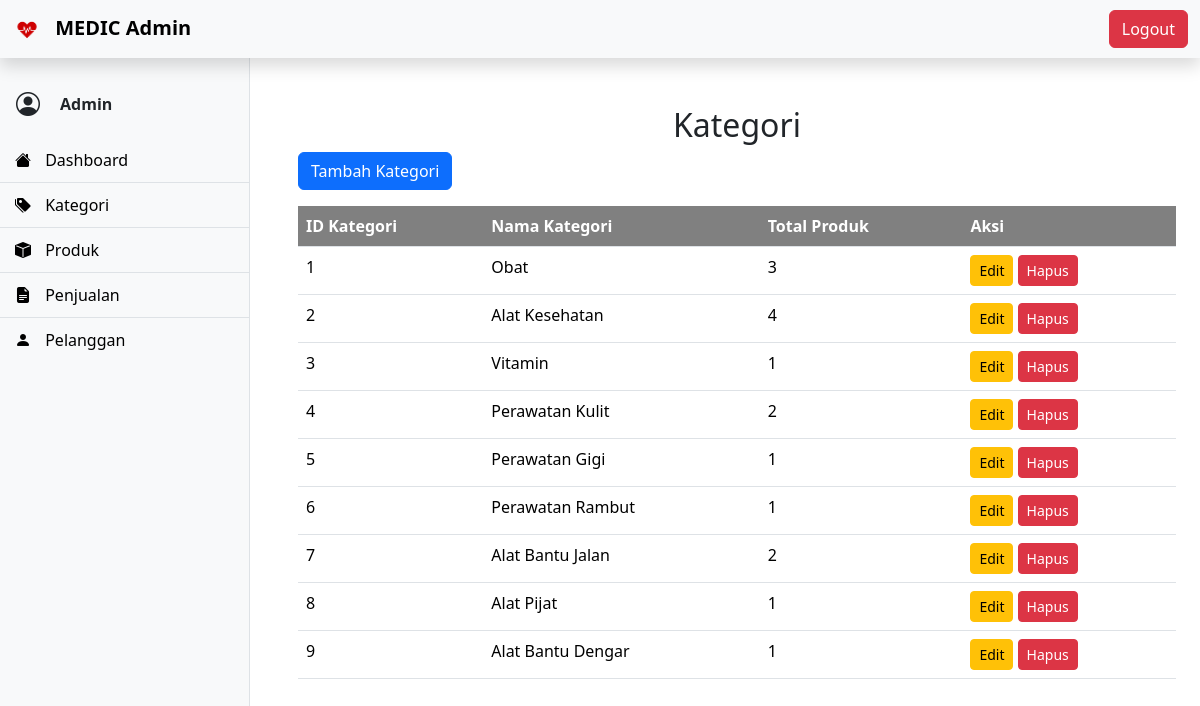
Page /admin/kategori.php (signed in) on the committed database.
### tables this page shows
CREATE TABLE `kategori` (
  `id_kategori` int(11) NOT NULL AUTO_INCREMENT,
  `nama_kategori` varchar(100) NOT NULL,
  PRIMARY KEY (`id_kategori`)
);

### admin/kategori.php (the view, shortened to what this page needs)
<?php
include '../connect.php';
$sql = "SELECT k.id_kategori, k.nama_kategori, COUNT(p.id_produk) AS total_produk
        FROM kategori k
        LEFT JOIN produk p ON k.id_kategori = p.id_kategori
        GROUP BY k.id_kategori";
$result = $conn->query($sql);
include 'header.php';
?>
<!DOCTYPE html>
<html lang="en">
<head>
    <link href="https://cdn.jsdelivr.net/npm/bootstrap@5.3.3/dist/css/bootstrap.min.css" rel="stylesheet">
</head>
<body>
<div class="container-fluid">
    <div class="row">
        <div class="col-auto">
            <?php include 'sidebar.php';  ?>
        </div>
        <div class="col" style="margin-left: 250px;">
            <div class="container mt-5">
                <h2 class="text-center">Kategori</h2>
                <a href="tambah_kategori.php" class="btn btn-primary mb-3">Tambah Kategori</a>
                <table class="table">
                    <thead>
                        <tr>
                            <th>ID Kategori</th>
                            <th>Nama Kategori</th>
                            <th>Total Produk</th>
                            <th>Aksi</th>
                        </tr>
                    </thead>
                    <tbody>
                        <?php while ($row = $result->fetch_assoc()):  ?>
                            <tr>
                                <td><?php echo $row['id_kategori']; ?></td>
                                <td><?php echo $row['nama_kategori']; ?></td>
                                <td><?php echo $row['total_produk']; ?></td>
                                <td>
                                    <a href="edit_kategori.php?id_kategori=<?php echo $row['id_kategori']; ?>" class="btn btn-warning btn-sm">Edit</a>
                                    <a href="hapus_kategori.php?id_kategori=<?php echo $row['id_kategori']; ?>" class="btn btn-danger btn-sm" onclick="return confirm('Apakah Anda yakin ingin menghapus kategori ini?');">Hapus</a>
                                </td>
                            </tr>
                        <?php endwhile;  ?>
                    </tbody>
                </table>
            </div>
        </div>
    </div>
</div>
</body>
</html>

### admin/kategori.php (style rules this page uses)
.table thead th { background-color: gray; color: white; }

### rows in the picture
kategori: id_kategori "1", nama_kategori "Obat", total_produk "3"
kategori: id_kategori "2", nama_kategori "Alat Kesehatan", total_produk "4"
kategori: id_kategori "3", nama_kategori "Vitamin", total_produk "1"
kategori: id_kategori "4", nama_kategori "Perawatan Kulit", total_produk "2"
kategori: id_kategori "5", nama_kategori "Perawatan Gigi", total_produk "1"
kategori: id_kategori "6", nama_kategori "Perawatan Rambut", total_produk "1"
kategori: id_kategori "7", nama_kategori "Alat Bantu Jalan", total_produk "2"
kategori: id_kategori "8", nama_kategori "Alat Pijat", total_produk "1"
kategori: id_kategori "9", nama_kategori "Alat Bantu Dengar", total_produk "1"

### other values in the picture
$_SESSION['admin'] "Admin"
